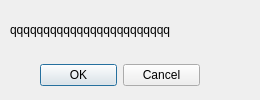
<?xml version="1.0" encoding="UTF-8"?>
<ui version="4.0">
 <class>MessageDialog</class>
 <widget class="QDialog" name="MessageDialog">
  <property name="geometry">
   <rect>
    <x>0</x>
    <y>0</y>
    <width>260</width>
    <height>100</height>
   </rect>
  </property>
  <property name="windowTitle">
   <string/>
  </property>
  <widget class="QDialogButtonBox" name="buttonBox">
   <property name="geometry">
    <rect>
     <x>40</x>
     <y>60</y>
     <width>160</width>
     <height>30</height>
    </rect>
   </property>
   <property name="orientation">
    <enum>Qt::Horizontal</enum>
   </property>
   <property name="standardButtons">
    <set>QDialogButtonBox::Cancel|QDialogButtonBox::Ok</set>
   </property>
  </widget>
  <widget class="QLabel" name="label">
   <property name="geometry">
    <rect>
     <x>10</x>
     <y>10</y>
     <width>240</width>
     <height>40</height>
    </rect>
   </property>
   <property name="text">
    <string>qqqqqqqqqqqqqqqqqqqqqqqq</string>
   </property>
   <property name="wordWrap">
    <bool>true</bool>
   </property>
  </widget>
 </widget>
 <resources/>
 <connections>
  <connection>
   <sender>buttonBox</sender>
   <signal>accepted()</signal>
   <receiver>MessageDialog</receiver>
   <slot>accept()</slot>
   <hints>
    <hint type="sourcelabel">
     <x>248</x>
     <y>254</y>
    </hint>
    <hint type="destinationlabel">
     <x>157</x>
     <y>274</y>
    </hint>
   </hints>
  </connection>
  <connection>
   <sender>buttonBox</sender>
   <signal>rejected()</signal>
   <receiver>MessageDialog</receiver>
   <slot>reject()</slot>
   <hints>
    <hint type="sourcelabel">
     <x>316</x>
     <y>260</y>
    </hint>
    <hint type="destinationlabel">
     <x>286</x>
     <y>274</y>
    </hint>
   </hints>
  </connection>
 </connections>
</ui>
